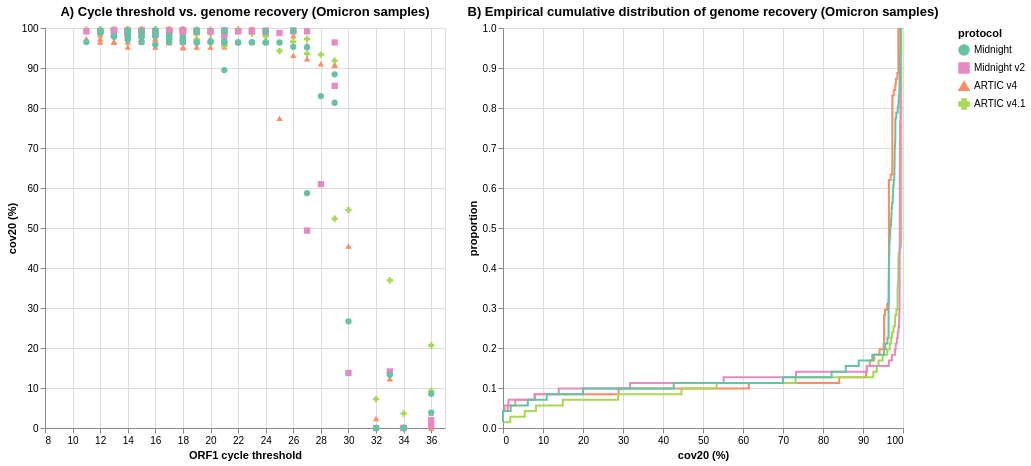

Source (notebook cell):
### Code cell
df = cov20_positive_df.query("plate_lineage == 'Omicron' and sample not in @excluded_samples").copy()

df['ecdf'] = df.groupby('protocol')['cov20'].transform(lambda x: x.rank(method='first') / len(x))

c4 = alt.Chart(df
    ).mark_line(
        interpolate='step',
        size=2,
        opacity=1.0
    ).encode(
        alt.X('cov20:Q', title='cov20 (%)'),
        alt.Y('ecdf:Q', title='proportion'),
        color=alt.Color('protocol', scale=alt.Scale(domain=['Midnight', 'Midnight v2', 'ARTIC v4', 'ARTIC v4.1'], range=['#66c2a5', '#e78ac3', '#fc8d62', '#a6d854'])),
    ).properties(
        title='B) Empirical cumulative distribution of genome recovery (Omicron samples)',
        width=400,
        height=400,   
    )

c3 = alt.Chart(df).mark_point(size=40, opacity=1, filled=True).encode(
    alt.X('orf1_ct:Q', scale=alt.Scale(domain=(8, 37)), title='ORF1 cycle threshold'),
    alt.Y('cov20:Q', title='cov20 (%)'),
    alt.Color('protocol', scale=alt.Scale(domain=['Midnight', 'Midnight v2', 'ARTIC v4', 'ARTIC v4.1'], range=['#66c2a5', '#e78ac3', '#fc8d62', '#a6d854'])),
    alt.Shape('protocol', scale=alt.Scale(domain=['Midnight', 'Midnight v2', 'ARTIC v4', 'ARTIC v4.1'])),
).properties(
    title='A) Cycle threshold vs. genome recovery (Omicron samples)',
    width=400,
    height=400,
)

# c3 = c3 + c3.transform_loess('orf1_ct', 'cov20', bandwidth=0.3, groupby=['protocol']).mark_line(size=2, opacity=1)

alt.hconcat(c3, c4)
# alt.hconcat(c3, c4).save(f'{rp}/f4.svg')

### Figure 1 — Vega-Lite specification as saved in the notebook (floating-point values rounded to 4 significant figures; data arrays with more than 128 entries replaced by an {"elided": "..."} marker saying what was removed)
{"config": {"view": {"continuousWidth": 300, "continuousHeight": 300}}, "hconcat": [{"mark": {"type": "point", "filled": true, "opacity": 1, "size": 40}, "encoding": {"color": {"field": "protocol", "scale": {"domain": ["Midnight", "Midnight v2", "ARTIC v4", "ARTIC v4.1"], "range": ["#66c2a5", "#e78ac3", "#fc8d62", "#a6d854"]}, "type": "nominal"}, "shape": {"field": "protocol", "scale": {"domain": ["Midnight", "Midnight v2", "ARTIC v4", "ARTIC v4.1"]}, "type": "nominal"}, "x": {"field": "orf1_ct", "scale": {"domain": [8, 37]}, "title": "ORF1 cycle threshold", "type": "quantitative"}, "y": {"field": "cov20", "title": "cov20 (%)", "type": "quantitative"}}, "height": 400, "title": "A) Cycle threshold vs. genome recovery (Omicron samples)", "width": 400}, {"mark": {"type": "line", "interpolate": "step", "opacity": 1.0, "size": 2}, "encoding": {"color": {"field": "protocol", "scale": {"domain": ["Midnight", "Midnight v2", "ARTIC v4", "ARTIC v4.1"], "range": ["#66c2a5", "#e78ac3", "#fc8d62", "#a6d854"]}, "type": "nominal"}, "x": {"field": "cov20", "title": "cov20 (%)", "type": "quantitative"}, "y": {"field": "ecdf", "title": "proportion", "type": "quantitative"}}, "height": 400, "title": "B) Empirical cumulative distribution of genome recovery (Omicron samples)", "width": 400}], "data": {"name": "data-8cd592b83cb08d56539c3d1443435457"}, "$schema": "https://vega.github.io/schema/vega-lite/v6.4.1.json", "datasets": {"data-8cd592b83cb08d56539c3d1443435457": {"elided": "284 records"}}}
